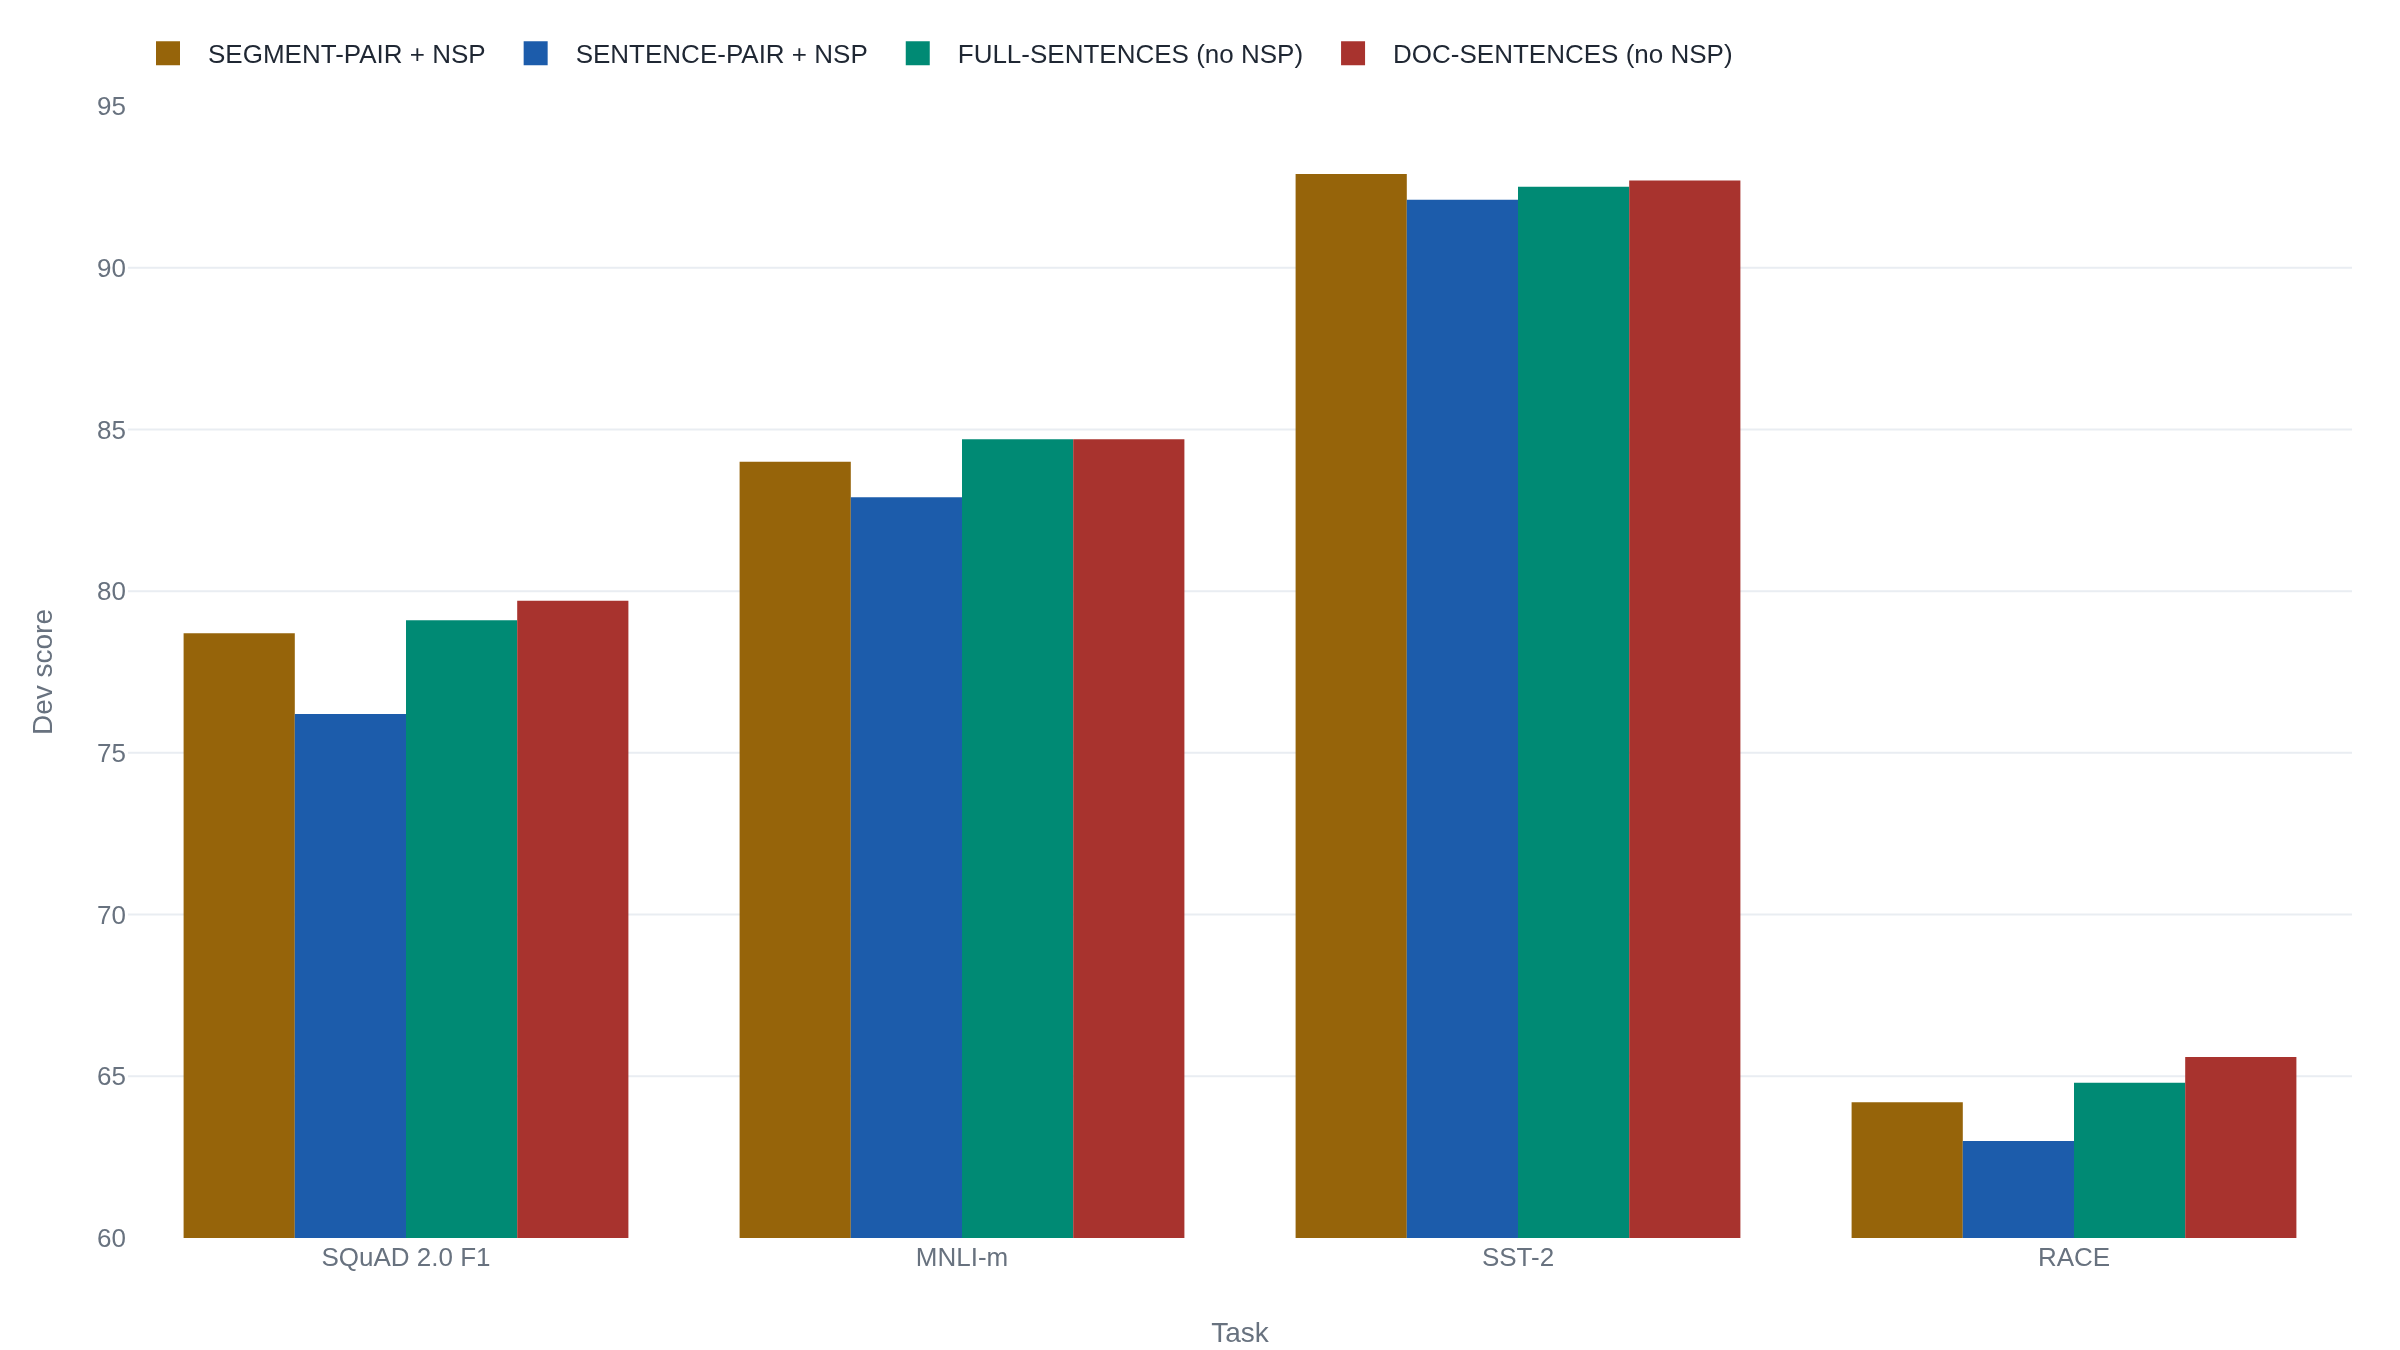

Write Python code to recreate this figure.
"""RoBERTa's controlled input-format / NSP ablation (Table 2).

Data read firsthand from Liu, Ott, Goyal, Du, Joshi, Chen, Levy, Lewis,
Zettlemoyer & Stoyanov, "RoBERTa: A Robustly Optimized BERT Pretraining
Approach" (arXiv:1907.11692), Table 2, dev-set scores on matched data (SQuAD
2.0 F1; MNLI-m and SST-2 accuracy; RACE accuracy):
  SEGMENT-PAIR + NSP    SQuAD2.0 78.7, MNLI-m 84.0, SST-2 92.9, RACE 64.2
  SENTENCE-PAIR + NSP   SQuAD2.0 76.2, MNLI-m 82.9, SST-2 92.1, RACE 63.0
  FULL-SENTENCES        SQuAD2.0 79.1, MNLI-m 84.7, SST-2 92.5, RACE 64.8
  DOC-SENTENCES         SQuAD2.0 79.7, MNLI-m 84.7, SST-2 92.7, RACE 65.6
The two no-NSP rows (FULL-SENTENCES, DOC-SENTENCES) drop the loss AND switch to
a single contiguous span; the two NSP rows keep the concatenated-segment input.
"""

import plotly.graph_objects as go

metrics = ["SQuAD 2.0 F1", "MNLI-m", "SST-2", "RACE"]
seg_pair_nsp = [78.7, 84.0, 92.9, 64.2]
sent_pair_nsp = [76.2, 82.9, 92.1, 63.0]
full_sent = [79.1, 84.7, 92.5, 64.8]
doc_sent = [79.7, 84.7, 92.7, 65.6]

fig = go.Figure()
fig.add_trace(go.Bar(name="SEGMENT-PAIR + NSP", x=metrics, y=seg_pair_nsp))
fig.add_trace(go.Bar(name="SENTENCE-PAIR + NSP", x=metrics, y=sent_pair_nsp))
fig.add_trace(go.Bar(name="FULL-SENTENCES (no NSP)", x=metrics, y=full_sent))
fig.add_trace(go.Bar(name="DOC-SENTENCES (no NSP)", x=metrics, y=doc_sent))
fig.update_layout(
    barmode="group",
    yaxis_title="Dev score",
    xaxis_title="Task",
    legend=dict(orientation="h", yanchor="bottom", y=1.02, xanchor="left", x=0),
)
fig.update_yaxes(range=[60, 95])
